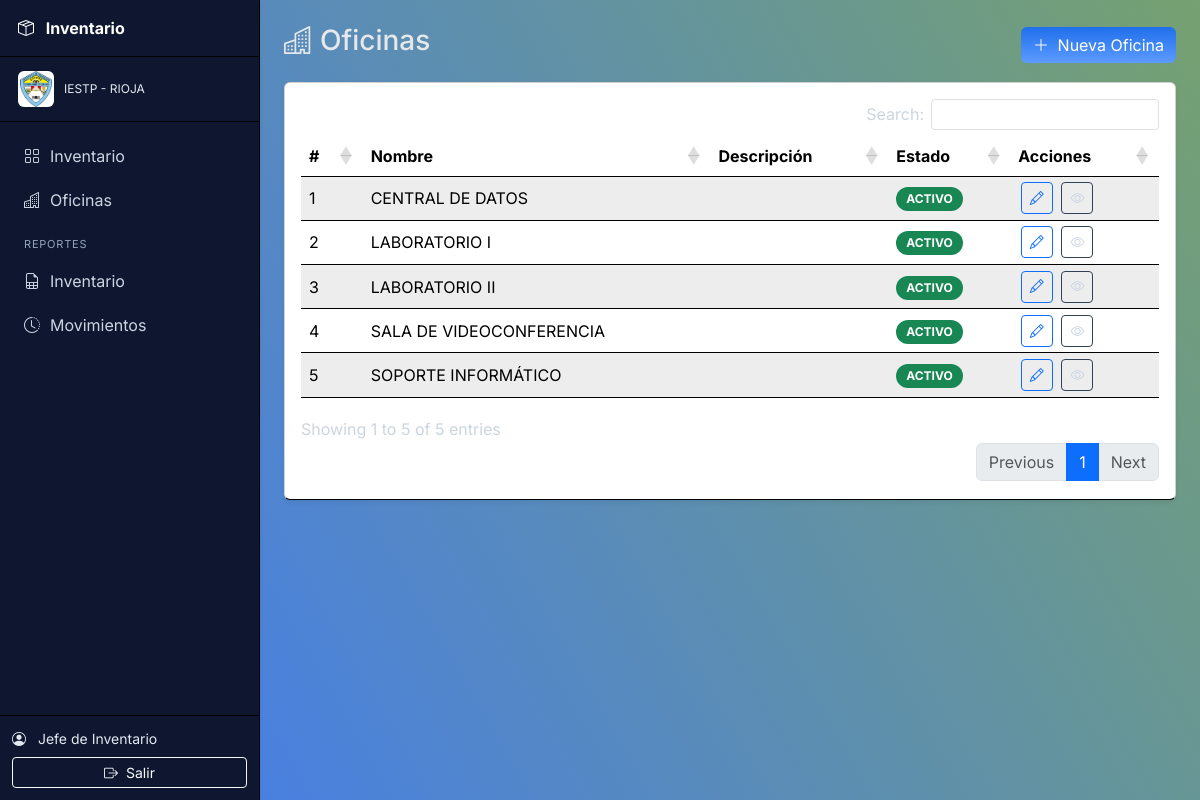
/inventory-mvc/public/?controller=office&action=index (signed in), run on the app's committed database.
### tables this page shows
CREATE TABLE IF NOT EXISTS `oficinas` (
  `id` int(11) NOT NULL AUTO_INCREMENT,
  `nombre` varchar(100) NOT NULL,
  `descripcion` text DEFAULT NULL,
  `estado` tinyint(1) NOT NULL DEFAULT 1,
  `created_at` timestamp NOT NULL DEFAULT current_timestamp(),
  PRIMARY KEY (`id`)
);

### app/core/Controller.php (called while the page is built, shortened)
<?php
class Controller {
  protected function render($view, $data = []) {
    extract($data);
    $base = (require __DIR__.'/../config/config.php')['app']['base_url'];
    include __DIR__ . '/../views/layout/header.php';
    include __DIR__ . '/../views/' . $view . '.php';
    include __DIR__ . '/../views/layout/footer.php';
  }
}

### app/controllers/OfficeController.php (called while the page is built, shortened)
<?php
require_once __DIR__ . '/../core/Controller.php';
require_once __DIR__ . '/../models/Office.php';
class OfficeController extends Controller {
  public function index() {
    $of = new Office();
    $oficinas = $of->all();
    $this->render('office/index', ['oficinas' => $oficinas, 'csrf' => $this->csrfToken()]);
  }
}

### app/core/App.php (called while the page is built, shortened)
<?php
class App {
  public function run() {
    $action = $_GET['action'] ?? 'index';
    $obj = new $controllerClass();
    $obj->$action();
  }
}

### public/index.php (called while the page is built)
<?php
require_once __DIR__ . '/../app/core/App.php';
require_once __DIR__ . '/../app/core/Controller.php';
require_once __DIR__ . '/../app/core/Database.php';
$app = new App();
$app->run();

### app/config/config.php (called while the page is built)
<?php
return [
  'db' => [
    'host' => 'localhost',
    'port' => '3306',
    'name' => 'inventory_mvc',
    'user' => 'root',
    'pass' => '',
    'charset' => 'utf8mb4',
  ],
  'app' => [
    'base_url' => '/inventory-mvc/public',
  ],
  'company' => [
  'name' => 'IESTP - RIOJA',
  'logo' => '/inventory-mvc/public/assets/img/logo.png',
]
];

### app/core/Database.php (called while the page is built)
<?php
class Database {
  private static $instance = null;
  private $pdo;
  private function __construct($config) {
    $dsn = "mysql:host={$config['host']};port={$config['port']};dbname={$config['name']};charset={$config['charset']}";
    $options = [
      PDO::ATTR_ERRMODE => PDO::ERRMODE_EXCEPTION,
      PDO::ATTR_DEFAULT_FETCH_MODE => PDO::FETCH_ASSOC,
    ];
    $this->pdo = new PDO($dsn, $config['user'], $config['pass'], $options);
  }
  public static function getInstance() {
    if (self::$instance === null) {
      $cfg = require __DIR__ . '/../config/config.php';
      self::$instance = new Database($cfg['db']);
    }
    return self::$instance;
  }
  public function pdo() {
    return $this->pdo;
  }
}

### app/models/Office.php (called while the page is built, shortened)
<?php
require_once __DIR__ . '/../core/Database.php';
class Office {
  private $db;
  public function __construct() {
    $this->db = Database::getInstance()->pdo();
  }
  public function all() {
    $st = $this->db->query('SELECT * FROM oficinas ORDER BY nombre');
    return $st->fetchAll();
  }
}

### app/views/office/index.php (the view, shortened to what this page needs)
<?php
$cfg  = require __DIR__ . '/../../config/config.php';
$base = $cfg['app']['base_url'];
?>
<div class="d-flex justify-content-between align-items-center mb-3">
  <h3><i class="bi bi-buildings me-2"></i>Oficinas</h3>
  <button class="btn btn-primary" data-bs-toggle="modal" data-bs-target="#officeModal">
    <i class="bi bi-plus-lg me-1"></i> Nueva Oficina
  </button>
</div>
<div class="card p-3 shadow-sm">
  <div class="table-responsive">
    <table class="table table-striped table-hover datatable">
      <thead>
        <tr>
          <th>#</th>
          <th>Nombre</th>
          <th>Descripción</th>
          <th>Estado</th>
          <th>Acciones</th>
        </tr>
      </thead>
      <tbody>
        <?php foreach ($oficinas as $i => $row): ?>
        <tr>
          <td><?= $i+1 ?></td>
          <td><?= htmlspecialchars($row['nombre']) ?></td>
          <td><?= htmlspecialchars($row['descripcion']) ?></td>
          <td>
            <?php if ($row['estado']): ?>
              <span class="badge bg-success">ACTIVO</span>
            <?php else: ?>
              <span class="badge bg-danger">INACTIVO</span>
            <?php endif; ?>
          </td>
          <td class="d-flex gap-1">
            <a class="btn btn-sm btn-outline-primary"
               href="<?= $base ?>/?controller=office&action=edit&id=<?= $row['id'] ?>"
               title="Editar">
              <i class="bi bi-pencil"></i>
            </a>
            <a class="btn btn-sm btn-outline-secondary"
               href="<?= $base ?>/?controller=office&action=show&id=<?= $row['id'] ?>"
               title="Detalle">
              <i class="bi bi-eye"></i>
            </a>
          </td>
        </tr>
        <?php endforeach; ?>
      </tbody>
    </table>
  </div>
</div>

### public/assets/css/styles.css (style rules this page uses)
:root { --bg:#0b1020; --card:#001b06af; --muted:#7b8aa5; --primary:#1f6feb; --primary-2:#5d9bff; --light:#f8fafc; --border:#000000; --sidebar:#0f1730; }
* { box-sizing: border-box; }
html, body { height: 100%; }
body { font-family: 'Inter', system-ui, -apple-system, Segoe UI, Roboto, Arial, sans-serif; background: linear-gradient(240deg, #165f0d96, #417af5); color: #e5e7eb; }
.has-sidebar { display: flex; }
.card { color:#cbd5e1; border-bottom: 1px solid var(--border); background: #ffffff; }
.table { color:#1b1b1b; }
.table-striped>tbody>tr:nth-of-type(odd)>* { background: rgba(255,255,255,.02); color: #e5e7eb; }
.table thead th { color:#0f0f0f; border-bottom: 1px solid var(--border); background: #ffffff; }
.table td, .table th { border-color: var(--border) !important; }
.badge { border-radius: 999px; padding: 6px 10px; }
.table, .table thead th, .table tbody td, .table tfoot th, .table tfoot td { color: #000 !important; }
.table-striped > tbody > tr:nth-of-type(odd) > * { color: #000 !important; }
.btn-primary { background: linear-gradient(180deg, var(--primary), var(--primary-2)); border: 0; }
.btn-outline-secondary { color:#cbd5e1; border-color:#334155; }
.table > :not(caption) > * > * { vertical-align: middle !important; }
.table td.actions, .table tbody tr > td:last-child { white-space: nowrap; padding-top: .35rem; padding-bottom: .35rem; }
.table td.actions > *, .table tbody tr > td:last-child > * { margin: 0 !important; }
.table td.actions .btn, .table tbody tr > td:last-child .btn { display: inline-flex; align-items: center; justify-content: center; margin: 0 .15rem !important; }
.table td.actions .btn.btn-sm, .table tbody tr > td:last-child .btn.btn-sm { height: 32px; width: 32px; padding: 0; line-height: 1; }
.table { border-collapse: collapse !important; table-layout: auto; }
.table > :not(caption) > * > * { vertical-align: middle !important; padding-top: .5rem; padding-bottom: .5rem; border-bottom: 1px solid var(--border) !important; }
.table tbody tr { display: table-row !important; }
.table td.actions, .table tbody tr > td:last-child { white-space: nowrap; }
.table td.actions .btn, .table tbody tr > td:last-child .btn { display: inline-flex; align-items: center; justify-content: center; margin: 0 .15rem; line-height: 1; }
.table td.actions .btn.btn-sm, .table tbody tr > td:last-child .btn.btn-sm { height: 32px; width: 32px; padding: 0; }
.table-striped > tbody > tr:nth-of-type(odd) { background-color: rgba(0,0,0,.02); }
.table-striped > tbody > tr:nth-of-type(odd) > * { background: transparent !important; }

### data on the page
oficinas: nombre "CENTRAL DE DATOS", estado "ACTIVO"
oficinas: nombre "LABORATORIO I", estado "ACTIVO"
oficinas: nombre "LABORATORIO II", estado "ACTIVO"
oficinas: nombre "SALA DE VIDEOCONFERENCIA", estado "ACTIVO"
oficinas: nombre "SOPORTE INFORMÁTICO", estado "ACTIVO"

### other printed values
$company "IESTP - RIOJA"
$_SESSION['user']['nombre'] "Jefe de Inventario"
